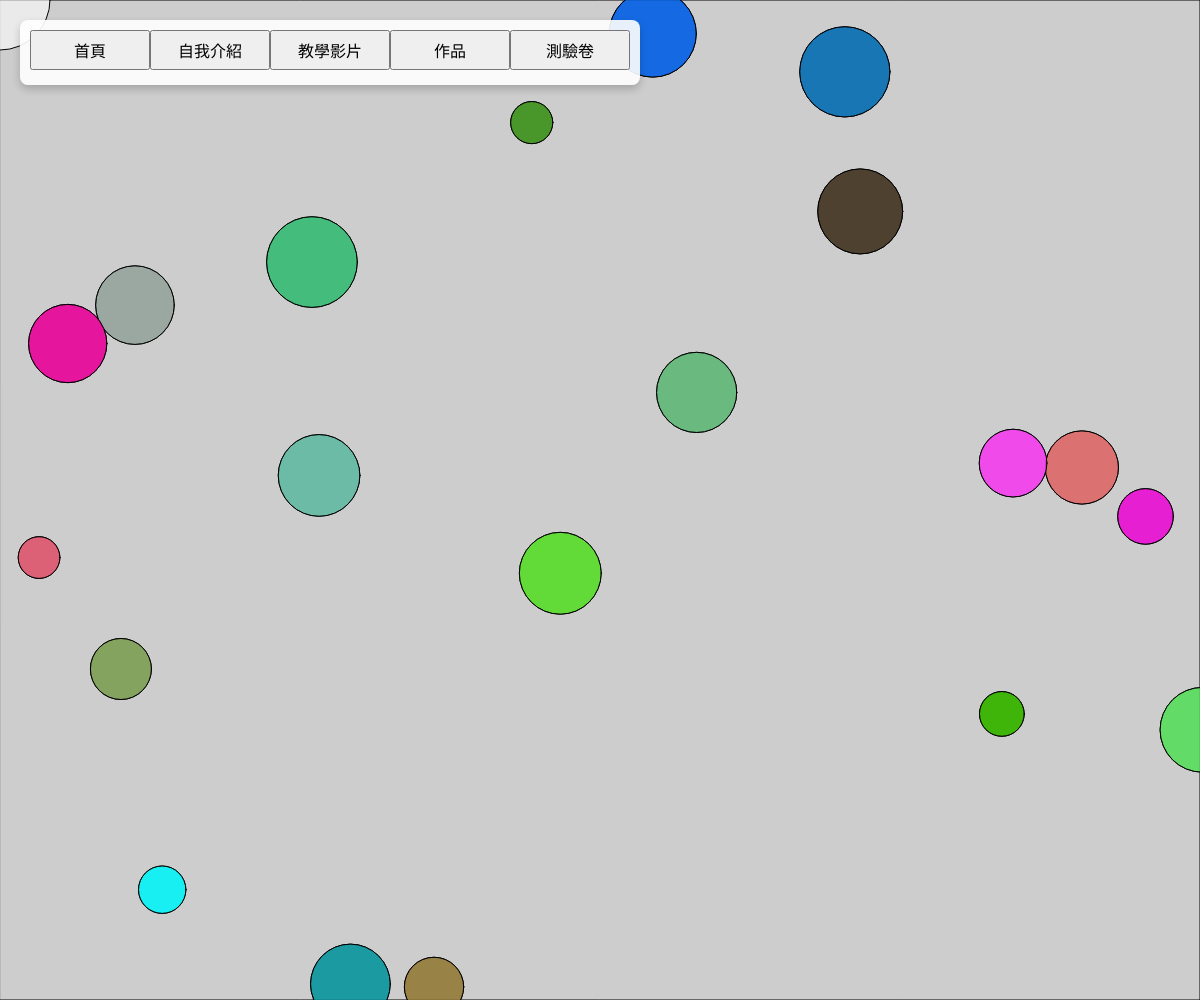
Frame 1 (no input)
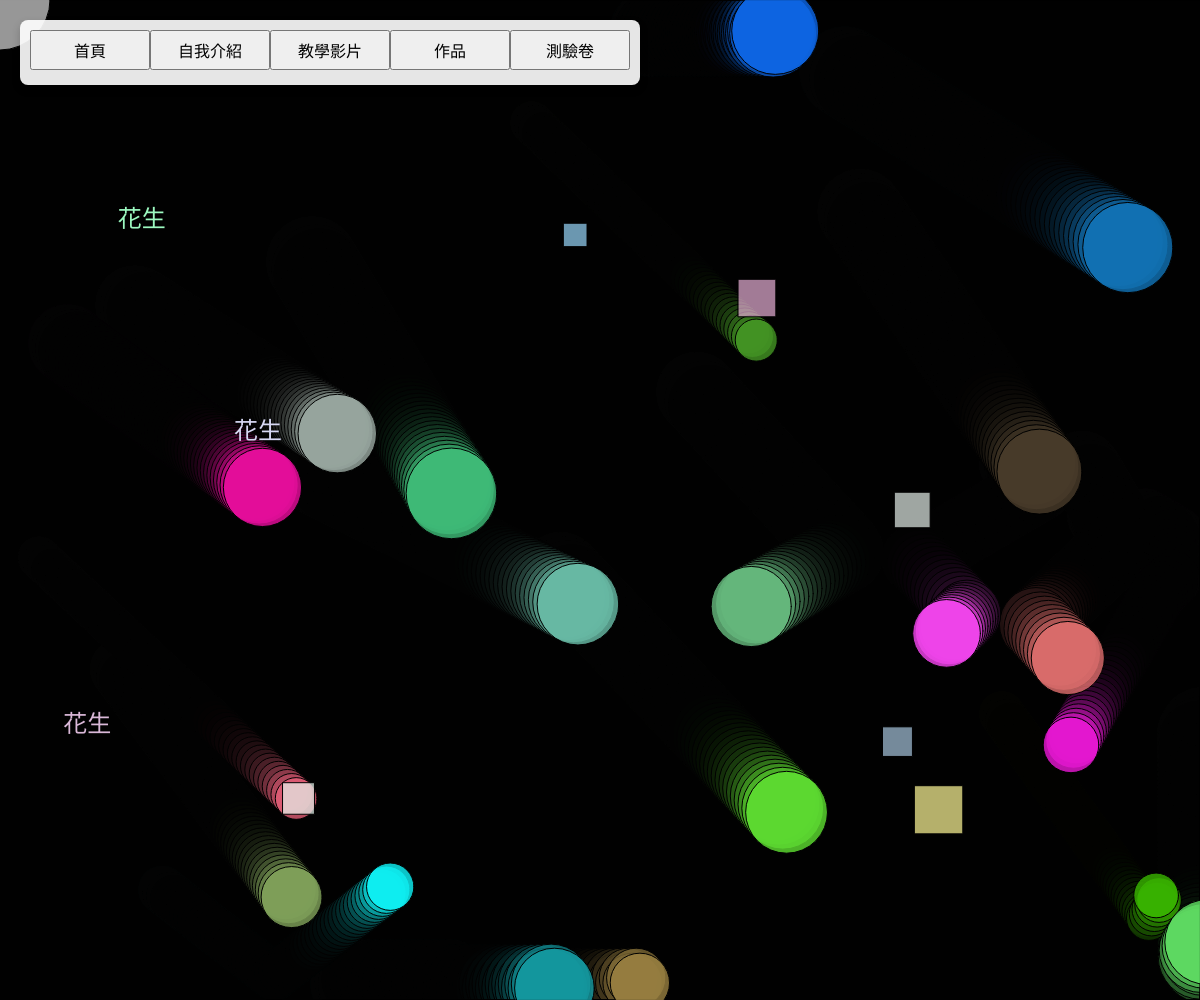
Frame 60 (no input)
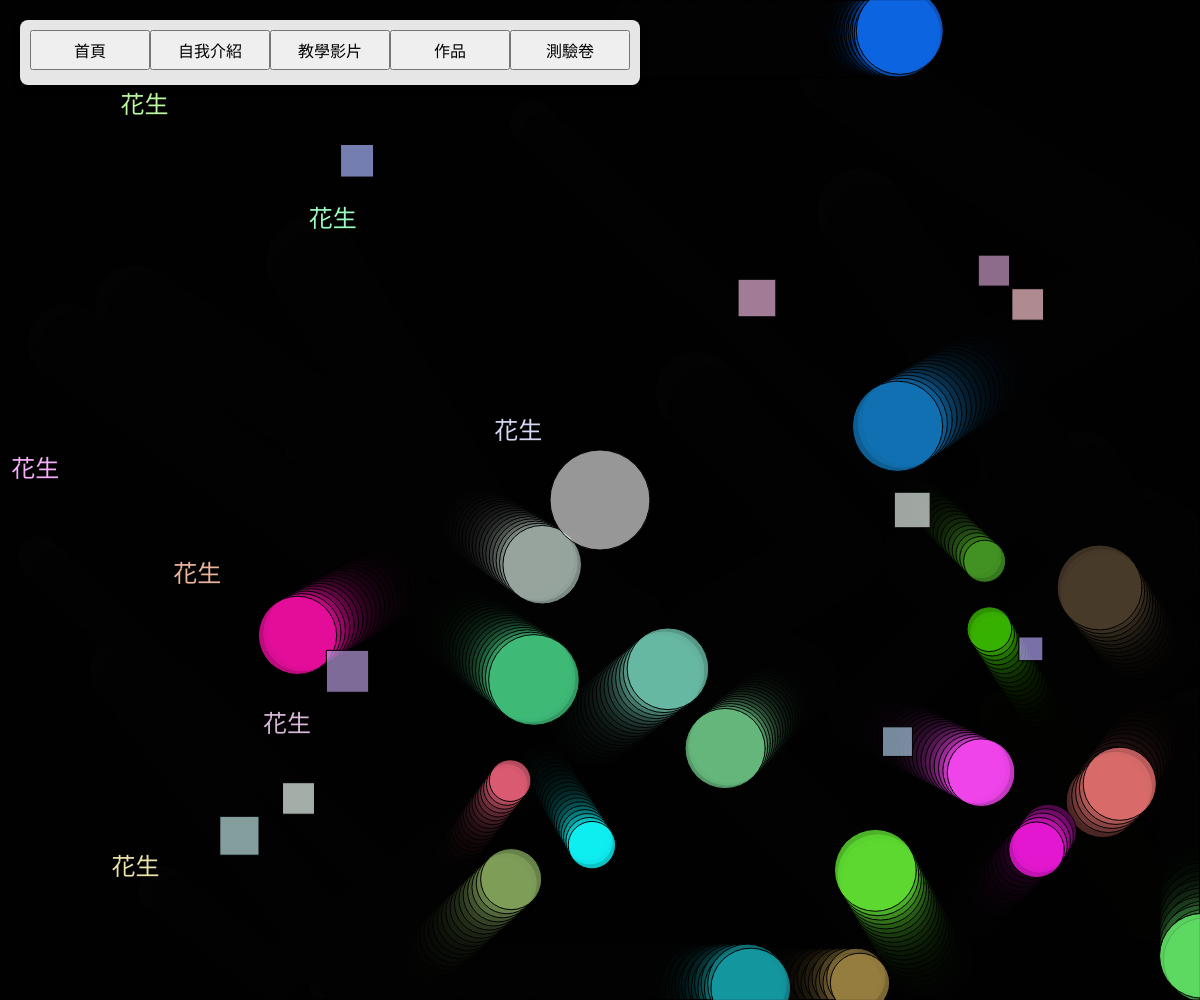
Frame 120 (the mouse pressed at the canvas centre since frame 60)

The p5.js sketch that drew these frames (run headless with seeded random() and noise() and a simulated clock; from frame 60 on, the mouse is pressed at the canvas centre):

// p5.js sketch
// ── sketch.js
let menu;
let subMenu; // 子選單容器
let balls = []; // 多個彈跳球物件
let trailLayer; // 拖尾圖層
let floatingBalls = []; // 浮現球的效果
let introOverlay; // 自我介紹的覆蓋層
let danmaku = []; // 儲存彈幕的陣列
let iframeContainer; // 全局變數，用於存放嵌入的 iframe 容器

function setup() {
  // 設定畫布大小為視窗大小
  createCanvas(windowWidth, windowHeight);

  // 初始化拖尾圖層
  trailLayer = createGraphics(windowWidth, windowHeight);
  trailLayer.clear(); // 確保拖尾圖層是透明的

  // 初始化多個彈跳球
  for (let i = 0; i < 20; i++) {
    balls.push(new Ball(random(width), random(height), random(20, 50), random(2, 5), random(2, 5)));
  }

  // 建立選單按鈕
  createMenu();

  // 每隔一段時間新增彈幕
  setInterval(() => {
    danmaku.push({
      x: 0, // 從畫布左側開始
      y: random(height * 0.1, height * 0.9), // 隨機高度，避免靠近邊界
      speed: random(2, 5), // 隨機速度
      text: "花生", // 彈幕文字
      color: color(random(150, 255), random(150, 255), random(150, 255)) // 隨機顏色
    });

    // 限制彈幕數量，避免占用太多畫面
    if (danmaku.length > 20) {
      danmaku.shift();
    }
  }, 500); // 每 500 毫秒新增一個彈幕
}

function draw() {
  // 清除畫布，保持透明背景
  clear();

  // 更新拖尾圖層（逐漸淡出）
  trailLayer.fill(0, 0, 0, 50); // 使用透明黑色覆蓋，製造淡出效果
  trailLayer.rect(0, 0, width, height);

  // 更新並顯示所有彈跳球
  for (let ball of balls) {
    ball.update();
    ball.display();

    // 繪製拖尾到拖尾圖層
    trailLayer.fill(ball.color);
    trailLayer.ellipse(ball.x, ball.y, ball.r * 2);

    // 檢查滑鼠是否在球上
    if (dist(mouseX, mouseY, ball.x, ball.y) < ball.r) {
      ball.accelerate(2); // 當滑鼠在球上時，球加速 2 秒
    }
  }

  // 顯示拖尾圖層
  image(trailLayer, 0, 0);

  // 滑鼠互動效果：隨滑鼠移動產生光暈
  fill(255, 255, 255, 150); // 提高光暈透明度
  ellipse(mouseX, mouseY, 100, 100); // 放大光暈尺寸

  // 更新並顯示浮現正方形效果
  updateFloatingSquares();

  // 更新並顯示彈幕
  updateDanmaku();
}

function updateFloatingSquares() {
  // 新增一個浮現正方形
  if (frameCount % 10 === 0) { // 每 10 幀新增一個浮現正方形
    floatingBalls.push({
      x: random(width * 0.1, width * 0.9), // 隨機位置，避免靠近邊界
      y: random(height * 0.1, height * 0.9),
      size: random(20, 50), // 隨機大小
      color: color(random(150, 255), random(150, 255), random(150, 255), 180) // 半透明顏色
    });

    // 如果浮現正方形超過 10 個，刪除最舊的一個
    if (floatingBalls.length > 10) {
      floatingBalls.shift();
    }
  }

  // 繪製所有浮現正方形
  for (let square of floatingBalls) {
    fill(square.color);
    rect(square.x, square.y, square.size, square.size); // 使用 rect 繪製正方形
  }
}

function updateDanmaku() {
  textSize(24); // 設定文字大小
  textAlign(LEFT, CENTER); // 文字靠左對齊，垂直置中
  for (let d of danmaku) {
    fill(d.color);
    text(d.text, d.x, d.y); // 繪製彈幕文字
    d.x += d.speed; // 彈幕向右移動

    // 如果彈幕超出畫布右側，將其移除
    if (d.x > width) {
      danmaku.splice(danmaku.indexOf(d), 1);
    }
  }
}

function createMenu() {
  // 建立選單容器
  menu = createDiv();
  menu.id('menu');
  menu.style('position', 'absolute');
  menu.style('top', '20px');
  menu.style('left', '20px');
  menu.style('background', 'rgba(255, 255, 255, 0.9)'); // 更高透明度的背景
  menu.style('padding', '10px');
  menu.style('border-radius', '8px');
  menu.style('box-shadow', '0 4px 8px rgba(0, 0, 0, 0.2)');
  menu.style('z-index', '10'); // 確保選單在最上層

  // 新增首頁按鈕
  let homeButton = createButton('首頁').parent(menu);
  homeButton.style('width', '120px'); // 設定按鈕寬度
  homeButton.style('height', '40px'); // 設定按鈕高度
  homeButton.style('margin-bottom', '5px'); // 增加按鈕間距
  homeButton.style('font-size', '16px'); // 調整字體大小
  homeButton.mousePressed(() => {
    // 清除畫布並重置背景和彈跳球
    balls = []; // 清空彈跳球陣列
    trailLayer.clear(); // 清除拖尾圖層
    for (let i = 0; i < 20; i++) {
      balls.push(new Ball(random(width), random(height), random(20, 50), random(2, 5), random(2, 5)));
    }

    // 移除嵌入的 iframe 容器（如果存在）
    if (iframeContainer) {
      iframeContainer.remove();
      iframeContainer = null; // 清空變數
    }

    // 移除自我介紹覆蓋層（如果存在）
    if (introOverlay) {
      introOverlay.remove();
      introOverlay = null; // 清空變數
    }

    // 提示用戶已回到首頁
    alert('回到首頁！');
  });

  // 新增自我介紹按鈕
  let introButton = createButton('自我介紹').parent(menu);
  introButton.style('width', '120px');
  introButton.style('height', '40px');
  introButton.style('margin-bottom', '5px');
  introButton.style('font-size', '16px');
  introButton.mousePressed(() => {
    // 建立自我介紹的覆蓋層
    introOverlay = createDiv();
    introOverlay.style('position', 'fixed');
    introOverlay.style('top', '50%');
    introOverlay.style('left', '50%');
    introOverlay.style('transform', 'translate(-50%, -50%)');
    introOverlay.style('width', '60%'); // 長方形寬度
    introOverlay.style('padding', '20px');
    introOverlay.style('background', 'rgba(0, 0, 0, 0.8)'); // 半透明黑色背景
    introOverlay.style('color', 'white'); // 白色文字
    introOverlay.style('border-radius', '10px');
    introOverlay.style('box-shadow', '0 4px 8px rgba(0, 0, 0, 0.2)');
    introOverlay.style('text-align', 'center'); // 文字置中
    introOverlay.style('z-index', '20'); // 確保在最上層

    // 新增標題
    let title = createElement('h2', '自我介紹').parent(introOverlay);
    title.style('margin-bottom', '20px'); // 增加標題與內文的間距

    // 新增內文
    let content = createP('你好，我叫賴渙升，可以叫我花生。').parent(introOverlay);
    content.style('font-size', '18px'); // 調整內文字體大小
    content.style('line-height', '1.6'); // 增加行距，方便閱讀

    // 新增關閉按鈕
    let closeButton = createButton('關閉').parent(introOverlay);
    closeButton.style('margin-top', '20px');
    closeButton.style('padding', '10px 20px');
    closeButton.style('background', '#f44336');
    closeButton.style('color', 'white');
    closeButton.style('border', 'none');
    closeButton.style('border-radius', '5px');
    closeButton.style('cursor', 'pointer');
    closeButton.mousePressed(() => introOverlay.remove());
  });

  // 新增教學影片按鈕
  let videoButton = createButton('教學影片').parent(menu);
  videoButton.style('width', '120px');
  videoButton.style('height', '40px');
  videoButton.style('margin-bottom', '5px');
  videoButton.style('font-size', '16px');
  videoButton.mousePressed(() => {
    // 建立影片容器
    let videoContainer = createDiv();
    videoContainer.style('position', 'fixed');
    videoContainer.style('top', '50%');
    videoContainer.style('left', '50%');
    videoContainer.style('transform', 'translate(-50%, -50%)');
    videoContainer.style('width', '80%'); // 設置寬度為視窗的 80%
    videoContainer.style('height', '60%'); // 設置高度為視窗的 60%
    videoContainer.style('background', 'rgba(0, 0, 0, 0.8)'); // 半透明背景
    videoContainer.style('border-radius', '10px');
    videoContainer.style('box-shadow', '0 4px 8px rgba(0, 0, 0, 0.2)');
    videoContainer.style('z-index', '20'); // 確保在最上層

    // 新增影片元素
    let video = createElement('video');
    video.attribute('src', '20250324_092538.mp4'); // 指定影片檔案
    video.attribute('controls', 'true'); // 顯示播放控制
    video.attribute('autoplay', 'true'); // 自動播放
    video.style('width', '100%'); // 影片寬度填滿容器
    video.style('height', '100%'); // 影片高度填滿容器
    video.parent(videoContainer);

    // 新增關閉按鈕
    let closeButton = createButton('關閉').parent(videoContainer);
    closeButton.style('position', 'absolute');
    closeButton.style('top', '10px');
    closeButton.style('right', '10px');
    closeButton.style('padding', '10px 20px');
    closeButton.style('background', '#f44336');
    closeButton.style('color', 'white');
    closeButton.style('border', 'none');
    closeButton.style('border-radius', '5px');
    closeButton.style('cursor', 'pointer');
    closeButton.style('z-index', '21');
    closeButton.mousePressed(() => videoContainer.remove());
  });

  // 建立子選單容器（預設隱藏）
  subMenu = createDiv();
  subMenu.id('subMenu');
  subMenu.style('position', 'absolute');
  subMenu.style('top', '0px'); // 子選單初始位置
  subMenu.style('left', '0px'); // 與父容器對齊
  subMenu.style('background', 'rgba(255, 255, 255, 0.9)');
  subMenu.style('padding', '5px');
  subMenu.style('border-radius', '8px');
  subMenu.style('box-shadow', '0 4px 8px rgba(0, 0, 0, 0.2)');
  subMenu.style('display', 'none'); // 預設隱藏
  subMenu.style('z-index', '11'); // 確保子選單在選單上方

  // 子選單按鈕
  let button1 = createButton('作品集1').parent(subMenu);
  button1.style('width', '120px'); // 放大按鈕寬度
  button1.style('margin-bottom', '5px'); // 增加按鈕間距
  button1.mousePressed(() => {
    // 嵌入網站 iframe
    if (iframeContainer) iframeContainer.remove(); // 移除之前的 iframe
    iframeContainer = createDiv();
    iframeContainer.style('position', 'fixed');
    iframeContainer.style('top', '50%');
    iframeContainer.style('left', '50%');
    iframeContainer.style('transform', 'translate(-50%, -50%)');
    iframeContainer.style('width', '80%');
    iframeContainer.style('height', '80%');
    iframeContainer.style('background', 'white');
    iframeContainer.style('border', '1px solid #ccc');
    iframeContainer.style('box-shadow', '0 4px 8px rgba(0, 0, 0, 0.2)');
    iframeContainer.style('z-index', '20');

    let iframe = createElement('iframe');
    iframe.attribute('src', 'https://hudson0811.github.io/20250324/');
    iframe.attribute('width', '100%');
    iframe.attribute('height', '100%');
    iframe.attribute('frameborder', '0');
    iframe.parent(iframeContainer);

    // 新增關閉按鈕
    let closeButton = createButton('關閉').parent(iframeContainer);
    closeButton.style('position', 'absolute');
    closeButton.style('top', '10px');
    closeButton.style('right', '10px');
    closeButton.style('padding', '10px 20px');
    closeButton.style('background', '#f44336');
    closeButton.style('color', 'white');
    closeButton.style('border', 'none');
    closeButton.style('border-radius', '5px');
    closeButton.style('cursor', 'pointer');
    closeButton.style('z-index', '21');
    closeButton.mousePressed(() => {
      iframeContainer.remove();
      iframeContainer = null; // 清空變數
    });
  });

  let button2 = createButton('作品集2').parent(subMenu);
  button2.style('width', '120px'); // 放大按鈕寬度
  button2.style('margin-bottom', '5px'); // 增加按鈕間距
  button2.mousePressed(() => {
    // 嵌入網站 iframe
    if (iframeContainer) iframeContainer.remove(); // 移除之前的 iframe
    iframeContainer = createDiv();
    iframeContainer.style('position', 'fixed');
    iframeContainer.style('top', '50%');
    iframeContainer.style('left', '50%');
    iframeContainer.style('transform', 'translate(-50%, -50%)');
    iframeContainer.style('width', '80%');
    iframeContainer.style('height', '80%');
    iframeContainer.style('background', 'white');
    iframeContainer.style('border', '1px solid #ccc');
    iframeContainer.style('box-shadow', '0 4px 8px rgba(0, 0, 0, 0.2)');
    iframeContainer.style('z-index', '20');

    let iframe = createElement('iframe');
    iframe.attribute('src', 'https://hudson0811.github.io/20250317/');
    iframe.attribute('width', '100%');
    iframe.attribute('height', '100%');
    iframe.attribute('frameborder', '0');
    iframe.parent(iframeContainer);

    // 新增關閉按鈕
    let closeButton = createButton('關閉').parent(iframeContainer);
    closeButton.style('position', 'absolute');
    closeButton.style('top', '10px');
    closeButton.style('right', '10px');
    closeButton.style('padding', '10px 20px');
    closeButton.style('background', '#f44336');
    closeButton.style('color', 'white');
    closeButton.style('border', 'none');
    closeButton.style('border-radius', '5px');
    closeButton.style('cursor', 'pointer');
    closeButton.style('z-index', '21');
    closeButton.mousePressed(() => {
      iframeContainer.remove();
      iframeContainer = null; // 清空變數
    });
  });

  let button3 = createButton('作品集3').parent(subMenu);
  button3.style('width', '120px'); // 放大按鈕寬度
  button3.style('margin-bottom', '5px'); // 增加按鈕間距
  button3.mousePressed(() => {
    // 嵌入網站 iframe
    if (iframeContainer) iframeContainer.remove(); // 移除之前的 iframe
    iframeContainer = createDiv();
    iframeContainer.style('position', 'fixed');
    iframeContainer.style('top', '50%');
    iframeContainer.style('left', '50%');
    iframeContainer.style('transform', 'translate(-50%, -50%)');
    iframeContainer.style('width', '80%');
    iframeContainer.style('height', '80%');
    iframeContainer.style('background', 'white');
    iframeContainer.style('border', '1px solid #ccc');
    iframeContainer.style('box-shadow', '0 4px 8px rgba(0, 0, 0, 0.2)');
    iframeContainer.style('z-index', '20');

    let iframe = createElement('iframe');
    iframe.attribute('src', 'https://hudson0811.github.io/20250310/');
    iframe.attribute('width', '100%');
    iframe.attribute('height', '100%');
    iframe.attribute('frameborder', '0');
    iframe.parent(iframeContainer);

    // 新增關閉按鈕
    let closeButton = createButton('關閉').parent(iframeContainer);
    closeButton.style('position', 'absolute');
    closeButton.style('top', '10px');
    closeButton.style('right', '10px');
    closeButton.style('padding', '10px 20px');
    closeButton.style('background', '#f44336');
    closeButton.style('color', 'white');
    closeButton.style('border', 'none');
    closeButton.style('border-radius', '5px');
    closeButton.style('cursor', 'pointer');
    closeButton.style('z-index', '21');
    closeButton.mousePressed(() => {
      iframeContainer.remove();
      iframeContainer = null; // 清空變數
    });
  });

  let button4 = createButton('作品集4').parent(subMenu);
  button4.style('width', '120px'); // 放大按鈕寬度
  button4.style('margin-bottom', '5px'); // 增加按鈕間距
  button4.mousePressed(() => {
    // 嵌入網站 iframe
    if (iframeContainer) iframeContainer.remove(); // 移除之前的 iframe
    iframeContainer = createDiv();
    iframeContainer.style('position', 'fixed');
    iframeContainer.style('top', '50%');
    iframeContainer.style('left', '50%');
    iframeContainer.style('transform', 'translate(-50%, -50%)');
    iframeContainer.style('width', '80%');
    iframeContainer.style('height', '80%');
    iframeContainer.style('background', 'white');
    iframeContainer.style('border', '1px solid #ccc');
    iframeContainer.style('box-shadow', '0 4px 8px rgba(0, 0, 0, 0.2)');
    iframeContainer.style('z-index', '20');

    let iframe = createElement('iframe');
    iframe.attribute('src', 'https://hudson0811.github.io/20250303/');
    iframe.attribute('width', '100%');
    iframe.attribute('height', '100%');
    iframe.attribute('frameborder', '0');
    iframe.parent(iframeContainer);

    // 新增關閉按鈕
    let closeButton = createButton('關閉').parent(iframeContainer);
    closeButton.style('position', 'absolute');
    closeButton.style('top', '10px');
    closeButton.style('right', '10px');
    closeButton.style('padding', '10px 20px');
    closeButton.style('background', '#f44336');
    closeButton.style('color', 'white');
    closeButton.style('border', 'none');
    closeButton.style('border-radius', '5px');
    closeButton.style('cursor', 'pointer');
    closeButton.style('z-index', '21');
    closeButton.mousePressed(() => {
      iframeContainer.remove();
      iframeContainer = null; // 清空變數
    });
  });

  // 將子選單綁定到「作品」按鈕
  let portfolioButton = createButton('作品').parent(menu);
  portfolioButton.style('width', '120px'); // 與「自我介紹」按鈕寬度一致
  portfolioButton.style('height', '40px'); // 與「自我介紹」按鈕高度一致
  portfolioButton.style('margin-bottom', '5px'); // 增加按鈕間距
  portfolioButton.style('font-size', '16px');

  // 顯示子選單
  portfolioButton.mouseOver(() => {
    subMenu.style('display', 'block');
    subMenu.style('top', `${portfolioButton.elt.offsetTop + portfolioButton.elt.offsetHeight}px`); // 將子選單顯示在按鈕下方
    subMenu.style('left', `${portfolioButton.elt.offsetLeft}px`); // 將子選單與按鈕對齊
  });

  // 隱藏子選單
  portfolioButton.mouseOut(() => {
    setTimeout(() => {
      if (!subMenu.matches(':hover')) {
        subMenu.style('display', 'none');
      }
    }, 200); // 延遲隱藏，避免滑鼠快速移動導致子選單消失
  });

  // 子選單保持顯示
  subMenu.mouseOver(() => subMenu.style('display', 'block'));
  subMenu.mouseOut(() => subMenu.style('display', 'none'));

  // 新增測驗卷按鈕
  let quizButton = createButton('測驗卷').parent(menu);
  quizButton.style('width', '120px'); // 與其他按鈕寬度一致
  quizButton.style('height', '40px'); // 與其他按鈕高度一致
  quizButton.style('margin-bottom', '5px'); // 增加按鈕間距
  quizButton.style('font-size', '16px'); // 調整字體大小
  quizButton.mousePressed(() => {
    // 嵌入 iframe
    let iframeContainer = createDiv();
    iframeContainer.style('position', 'fixed'); // 使用 fixed 讓 iframe 固定在視窗中
    iframeContainer.style('top', '50%'); // 設置 iframe 的位置為視窗中間
    iframeContainer.style('left', '50%');
    iframeContainer.style('transform', 'translate(-50%, -50%)'); // 將容器中心對齊
    iframeContainer.style('width', '80%'); // 設置寬度為視窗的 80%
    iframeContainer.style('height', '80%'); // 設置高度為視窗的 80%
    iframeContainer.style('background', 'white');
    iframeContainer.style('border', '1px solid #ccc');
    iframeContainer.style('box-shadow', '0 4px 8px rgba(0, 0, 0, 0.2)');
    iframeContainer.style('z-index', '20'); // 確保 iframe 在最上層

    let iframe = createElement('iframe');
    iframe.attribute('src', 'https://hudson0811.github.io/20250310/');
    iframe.attribute('width', '100%');
    iframe.attribute('height', '100%');
    iframe.attribute('frameborder', '0');
    iframe.parent(iframeContainer);

    // 新增關閉按鈕
    let closeButton = createButton('關閉').parent(iframeContainer);
    closeButton.style('position', 'absolute');
    closeButton.style('top', '10px');
    closeButton.style('right', '10px');
    closeButton.style('padding', '10px 20px');
    closeButton.style('background', '#f44336');
    closeButton.style('color', 'white');
    closeButton.style('border', 'none');
    closeButton.style('border-radius', '5px');
    closeButton.style('cursor', 'pointer');
    closeButton.style('z-index', '21');
    closeButton.mousePressed(() => iframeContainer.remove());
  });
}

// 當視窗大小改變時，動態調整畫布大小
function windowResized() {
  resizeCanvas(windowWidth, windowHeight);

  // 重新調整拖尾圖層大小
  trailLayer = createGraphics(windowWidth, windowHeight);
  trailLayer.clear(); // 確保拖尾圖層是透明的
}

// 彈跳球類別
class Ball {
  constructor(x, y, r, dx, dy) {
    this.x = x;
    this.y = y;
    this.r = r;
    this.dx = dx;
    this.dy = dy;
    this.color = color(random(255), random(255), random(255), 200); // 隨機顏色
    this.accelerationTimer = 0; // 加速計時器
  }

  update() {
    // 如果加速計時器大於 0，則加速
    if (this.accelerationTimer > 0) {
      this.accelerationTimer--;
    } else {
      this.dx = constrain(this.dx, -5, 5); // 恢復到原始速度範圍
      this.dy = constrain(this.dy, -5, 5);
    }

    this.x += this.dx;
    this.y += this.dy;

    // 碰撞邊界反彈
    if (this.x - this.r < 0 || this.x + this.r > width) {
      this.dx *= -1;
    }
    if (this.y - this.r < 0 || this.y + this.r > height) {
      this.dy *= -1;
    }

    // 檢查與其他球的碰撞
    for (let other of balls) {
      if (other !== this) {
        let distBetween = dist(this.x, this.y, other.x, other.y);
        if (distBetween < this.r + other.r) {
          // 簡單的碰撞處理：交換速度方向
          let tempDx = this.dx;
          let tempDy = this.dy;
          this.dx = other.dx;
          this.dy = other.dy;
          other.dx = tempDx;
          other.dy = tempDy;

          // 防止球重疊，將它們稍微分開
          let angle = atan2(this.y - other.y, this.x - other.x);
          let overlap = (this.r + other.r) - distBetween;
          this.x += cos(angle) * overlap / 2;
          this.y += sin(angle) * overlap / 2;
          other.x -= cos(angle) * overlap / 2;
          other.y -= sin(angle) * overlap / 2;
        }
      }
    }
  }

  display() {
    // 繪製球
    fill(this.color);
    ellipse(this.x, this.y, this.r * 2);
  }

  accelerate(seconds) {
    this.dx *= 1.5; // 加速
    this.dy *= 1.5;
    this.accelerationTimer = frameRate() * seconds; // 設置加速持續時間
  }
}
